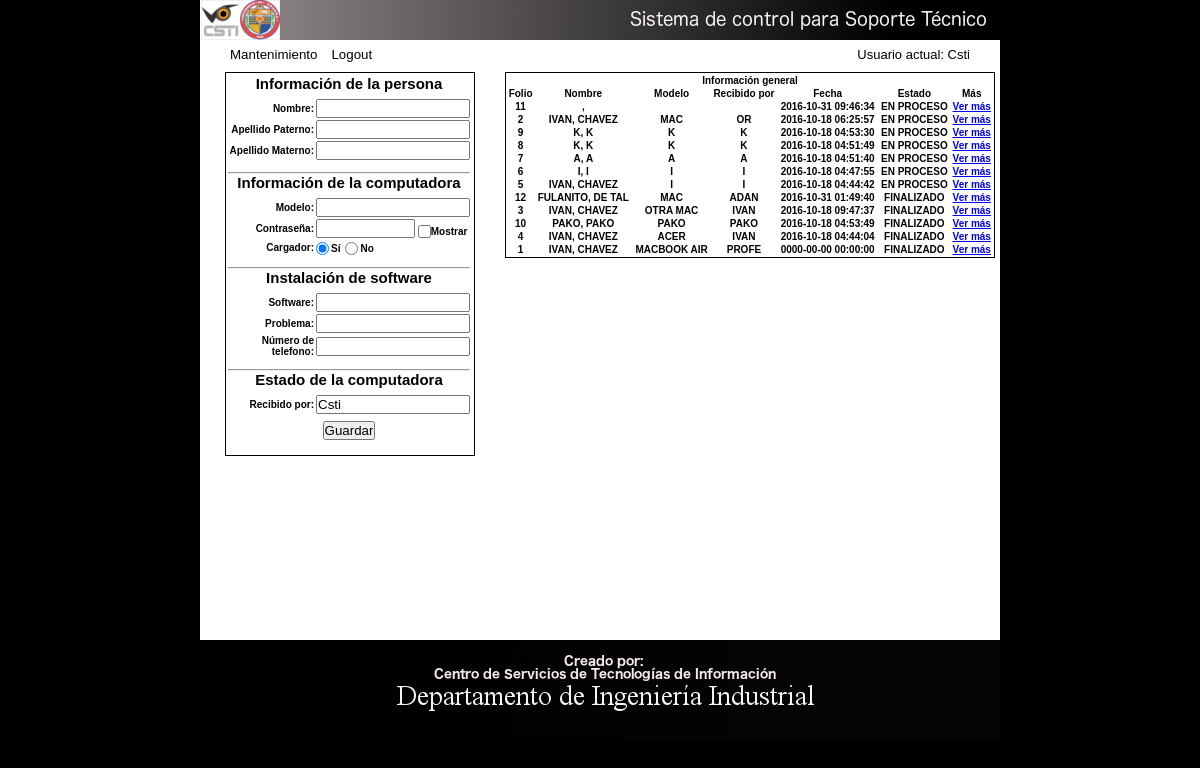
/ (signed in), run on the app's committed database.
### tables this page shows
CREATE TABLE `info_persona` (
  `folio` int(11) NOT NULL AUTO_INCREMENT,
  `nombre` varchar(100) NOT NULL,
  `ap_paterno` varchar(50) NOT NULL,
  `ap_materno` varchar(50) NOT NULL,
  `modelo` varchar(100) NOT NULL,
  `pass` varchar(50) NOT NULL,
  `cargador` varchar(2) NOT NULL,
  `software` varchar(200) NOT NULL,
  `problema` varchar(200) NOT NULL,
  `recibido_por` varchar(100) NOT NULL,
  `estado` varchar(50) NOT NULL DEFAULT 'EN PROCESO',
  `finalizado_por` varchar(100) NOT NULL,
  `fecha_recepcion` datetime NOT NULL,
  `fecha_entrega` datetime NOT NULL,
  PRIMARY KEY (`folio`),
  UNIQUE KEY `folio_UNIQUE` (`folio`)
);

### index.php (the view, shortened to what this page needs)
<!doctype html>
<?php $conn = new mysqli("localhost", "root", "1234", "sss_csti"); ?>
<html>
<head lang="es">
  <link rel="stylesheet" type="text/css" href="css/main.css">
</head>
<body>
  <nav><img src="images/banner.png" /></nav>
  <main>
    <div id='top'>
      <div class="left">
        <?php
        if (isset($_SESSION['usuario'])) {
          $visible = 'button';
        } else {
          header("Location:login.php");
        }
        ?>
        <input type='<?php echo $visible ?>' id='btnMantenimiento' class="boton over" name='btnMantenimiento' value='Mantenimiento' />
        <input type='<?php echo $visible ?>' id='btnLogout' class="boton over" name='btnLogout' value='Logout' />
      </div>
      <div class="right">
        <font face='Arial' size='2px'>Usuario actual: <?php echo $_SESSION['usuario'];?></font>
      </div>
    </div>
    <section id="left">
      <form id="form-datos">
        <table id="datos">
          <tr>
            <th colspan="2">
              <h2 class="titulos">Información de la persona</h2>
            </th>
          </tr>
          <tr>
            <th id="row-left">Nombre:</th>
            <th id="row-right"><input id="nombre" class="inputs" type="text" name="nombre" /></th>
          </tr>
          <tr>
            <th id="row-left">Apellido Paterno:</th>
            <th id="row_right"><input id="ap_paterno" class="inputs" type="text" name="ap_paterno" /></th>
          </tr>
          <tr>
            <th id="row-left">Apellido Materno:</th>
            <th id="row_right"><input id="ap_materno" class="inputs" type="text" name="ap_materno" /></th>
          </tr>
          <tr>
            <th colspan="2">
            <hr/>
              <h2 class="titulos">Información de la computadora</h2>
            </th>
          </tr>
          <tr>
            <th id="row-left">Modelo:</th>
            <th id="row-right"><input id="modelo" class="inputs" type="text" name="modelo" /></th>
          </tr>
          <tr>
            <th id="row-left">Contraseña:</th>
            <th id="row-right"><input id="pass" class="pass" type="password" name="pass" /> <input type="checkbox" class="btn-radio-char" id="show" /><label>Mostrar</label></th>
          </tr>
          <tr>
            <th id="row-left">Cargador:</th>
            <th id="row-right"><input type="radio" class="btn-radio-char" name="cargador" value="si" checked /><label class="radios"> Sí </label><input type="radio" class="btn-radio-char" name="cargador" value="no" /><label class="radios">No</label></th>
          </tr>
          <tr>
            <th colspan="2">
            <hr/>
              <h2 class="titulos">Instalación de software</h2>
            </th>
          </tr>
          <tr>
            <th id="row-left">Software:</th>
            <th id="row-right"><input id="software" class="inputs" type="text" name="software" /></th>
          </tr>
          <tr>
            <th id="row-left">Problema:</th>
            <th id="row-right"><input id="problema" class="inputs" type="text" name="problema" /></th>
          </tr>
          <tr>
            <th id="row-left">Número de telefono:</th>
            <th id="row-right"><input id="cel" class="inputs" type="number" name="cel"/></th>
          </tr>
          <tr>
            <th colspan="2">
            <hr/>
              <h2 class="titulos">Estado de la computadora</h2>
            </th>
          </tr>
          <tr>
            <th id="row-left">Recibido por:</th>
            <th id="row-right"><input id="recibido_por" class="inputs" type="text" name="recibido_por" value="<?php echo $_SESSION['usuario'] ?>" readonly /></th>
          </tr>
          <tr>
            <th colspan="2"><input id="btn_guardar" type="button" class="boton" name="btn_guardar" value="Guardar" /></th>
          </tr>
          <tr>
            <th colspan="2"><label id="msg"></label></th>
          </tr>
        </table>
      </form>
    </section>
    <section id="right">
      <div id="divright">
        <table id="showed_data">
          <tr>
            <th colspan="7">Información general</th>
          </tr>
          <tr>
            <th>Folio</th>
            <th>Nombre</th>
            <th>Modelo</th>
            <th>Recibido por</th>
            <th>Fecha</th>
            <th>Estado</th>
            <th>Más</th>
          </tr>
          <?php
          $sql = "select * from info_persona order by estado='EN PROCESO' DESC, fecha_recepcion DESC  limit 15";
          $res = $conn->query($sql);
          if ($res->num_rows === 0) {
            echo "<tr><th colspan='7'>No hay datos en la tabla!</th></tr>";
          } else {
            while ($rows = mysqli_fetch_array($res)) {
              echo "<tr>";
              echo "<th>" . $rows[0] . "</th>";
              echo "<th>" . $rows[1] . ", " . $rows[2] . "</th>";
              echo "<th>" . $rows[4] . "</th>";
              echo "<th>" . $rows[9] . "</th>";
              echo "<th>" . $rows[12] . "</th>";
              echo "<th>" . $rows[10] . "</th>";
              echo "<th><a href='mas_info.php?folio=" . $rows[0] . "'>Ver más</a></th>";
              echo "</tr>";
            }
          }
          ?>
        </table>
      </div>
    </section>
  </main>
  <footer><img src="images/footer.png" /></footer>
</body>
</html>

### css/main.css (style rules this page uses)
* { margin: 0px; padding: 0px; }
body { width: 800px; margin: auto; background-color: black; display: block; }
nav { display: block; width: 800px; height: 40px; background-color: white; }
main { display: inline-block; width: 800px; height: 600px; background-color: white; }
footer { width: 800px; height: 100px; background-color: gray; }
section#left { width: 300px; height: 396px; margin-top: 4px; background-color: white; float: left; }
section#right { width: 500px; height: 396px; margin-top: 4px; background-color: white; float: left; }
table#datos { width: 250px; margin: 0 auto; border: 1px solid black; font-family: arial; font-size: 10px; }
.boton { cursor: pointer; }
.left { float: left; }
.right { text-align: right; }
input#btnLogout,input#btnMantenimiento, input#btnSoftInst { padding: 0; border: none; background: white; margin-right: 10px; }
th#row-left { width: 100px; text-align: right; }
th#row-right { width: 150px; text-align: left; }
div#top { margin-top: 5px; margin-left: 30px; margin-right: 30px; margin-bottom: 5px; }
.inputs { width: 150px; }
.pass { width: 95px; }
.titulos { margin-bottom: 5px; }
.btn-radio-char, label { position: relative; margin-top: 2px; display: inline-block; vertical-align: middle; }
.radios { margin-left: 2px; margin-right: 5px; }
table#showed_data { width: 490px; margin: 0 auto; border: 1px solid black; font-family: arial; font-size: 10px; }
input#btn_guardar { margin-top: 5px; }
hr { margin-top: 10px; }
input[type=number] { -moz-appearance:textfield; }

### data on the page
info_persona: folio "11", fecha_recepcion "2016-10-31 09:46:34", estado "EN PROCESO"
info_persona: folio "2", nombre "IVAN", ap_paterno "CHAVEZ", modelo "MAC", recibido_por "OR", fecha_recepcion "2016-10-18 06:25:57", estado "EN PROCESO"
info_persona: folio "9", nombre "K", ap_paterno "K", modelo "K", recibido_por "K", fecha_recepcion "2016-10-18 04:53:30", estado "EN PROCESO"
info_persona: folio "8", nombre "K", ap_paterno "K", modelo "K", recibido_por "K", fecha_recepcion "2016-10-18 04:51:49", estado "EN PROCESO"
info_persona: folio "7", nombre "A", ap_paterno "A", modelo "A", recibido_por "A", fecha_recepcion "2016-10-18 04:51:40", estado "EN PROCESO"
info_persona: folio "6", nombre "I", ap_paterno "I", modelo "I", recibido_por "I", fecha_recepcion "2016-10-18 04:47:55", estado "EN PROCESO"
info_persona: folio "5", nombre "IVAN", ap_paterno "CHAVEZ", modelo "I", recibido_por "I", fecha_recepcion "2016-10-18 04:44:42", estado "EN PROCESO"
info_persona: folio "12", nombre "FULANITO", ap_paterno "DE TAL", modelo "MAC", recibido_por "ADAN", fecha_recepcion "2016-10-31 01:49:40", estado "FINALIZADO"
info_persona: folio "3", nombre "IVAN", ap_paterno "CHAVEZ", modelo "OTRA MAC", recibido_por "IVAN", fecha_recepcion "2016-10-18 09:47:37", estado "FINALIZADO"
info_persona: folio "10", nombre "PAKO", ap_paterno "PAKO", modelo "PAKO", recibido_por "PAKO", fecha_recepcion "2016-10-18 04:53:49", estado "FINALIZADO"
info_persona: folio "4", nombre "IVAN", ap_paterno "CHAVEZ", modelo "ACER", recibido_por "IVAN", fecha_recepcion "2016-10-18 04:44:04", estado "FINALIZADO"
info_persona: folio "1", nombre "IVAN", ap_paterno "CHAVEZ", modelo "MACBOOK AIR", recibido_por "PROFE", fecha_recepcion "0000-00-00 00:00:00", estado "FINALIZADO"

### other printed values
$_SESSION['usuario'] "Csti"
